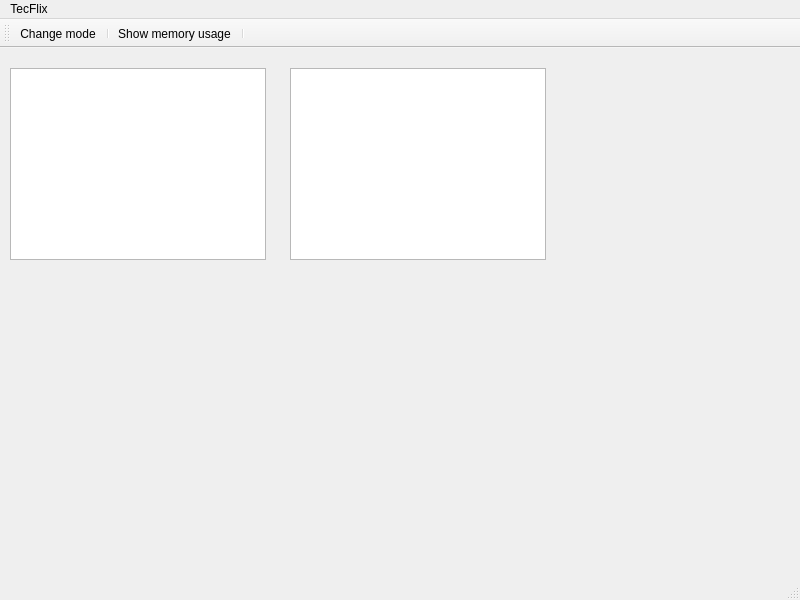
<?xml version="1.0" encoding="UTF-8"?>
<ui version="4.0">
 <class>MainWindow</class>
 <widget class="QMainWindow" name="MainWindow">
  <property name="geometry">
   <rect>
    <x>0</x>
    <y>0</y>
    <width>800</width>
    <height>600</height>
   </rect>
  </property>
  <property name="windowTitle">
   <string>MainWindow</string>
  </property>
  <widget class="QWidget" name="centralWidget">
   <widget class="QGraphicsView" name="graphicsView">
    <property name="geometry">
     <rect>
      <x>10</x>
      <y>20</y>
      <width>256</width>
      <height>192</height>
     </rect>
    </property>
   </widget>
   <widget class="QGraphicsView" name="graphicsView_2">
    <property name="geometry">
     <rect>
      <x>290</x>
      <y>20</y>
      <width>256</width>
      <height>192</height>
     </rect>
    </property>
   </widget>
  </widget>
  <widget class="QMenuBar" name="menuBar">
   <property name="geometry">
    <rect>
     <x>0</x>
     <y>0</y>
     <width>800</width>
     <height>22</height>
    </rect>
   </property>
   <widget class="QMenu" name="menuTecFlix">
    <property name="title">
     <string>TecFlix</string>
    </property>
    <widget class="QMenu" name="menuChange_mode">
     <property name="title">
      <string>Change mode</string>
     </property>
     <property name="icon">
      <iconset resource="res.qrc">
       <normaloff>:/Images/scene_1351588.png</normaloff>:/Images/scene_1351588.png</iconset>
     </property>
     <addaction name="actionInfinite_scroll"/>
     <addaction name="actionRegular_pagination"/>
     <addaction name="actionNo_pagination"/>
    </widget>
    <addaction name="separator"/>
    <addaction name="separator"/>
    <addaction name="menuChange_mode"/>
    <addaction name="actionShow_memory_usage"/>
   </widget>
   <addaction name="menuTecFlix"/>
  </widget>
  <widget class="QToolBar" name="mainToolBar">
   <attribute name="toolBarArea">
    <enum>TopToolBarArea</enum>
   </attribute>
   <attribute name="toolBarBreak">
    <bool>false</bool>
   </attribute>
   <addaction name="actionChange_mode"/>
   <addaction name="separator"/>
   <addaction name="actionShow_memory_usage"/>
   <addaction name="separator"/>
  </widget>
  <widget class="QStatusBar" name="statusBar"/>
  <action name="actionInfinite_scroll">
   <property name="text">
    <string>Infinite scroll</string>
   </property>
  </action>
  <action name="actionRegular_pagination">
   <property name="text">
    <string>Regular pagination</string>
   </property>
  </action>
  <action name="actionShow_memory_usage">
   <property name="icon">
    <iconset resource="res.qrc">
     <normaloff>:/Images/memory-svg-png-icon-free-download-360787-onlinewebfontscom-memory-png-980_980.png</normaloff>:/Images/memory-svg-png-icon-free-download-360787-onlinewebfontscom-memory-png-980_980.png</iconset>
   </property>
   <property name="text">
    <string>Show memory usage</string>
   </property>
  </action>
  <action name="actionNo_pagination">
   <property name="text">
    <string>No pagination</string>
   </property>
  </action>
  <action name="actionChange_mode">
   <property name="icon">
    <iconset resource="res.qrc">
     <normaloff>:/Images/scene_1351588.png</normaloff>:/Images/scene_1351588.png</iconset>
   </property>
   <property name="text">
    <string>Change mode</string>
   </property>
  </action>
 </widget>
 <layoutdefault spacing="6" margin="11"/>
 <resources>
  <include location="res.qrc"/>
 </resources>
 <connections/>
</ui>
